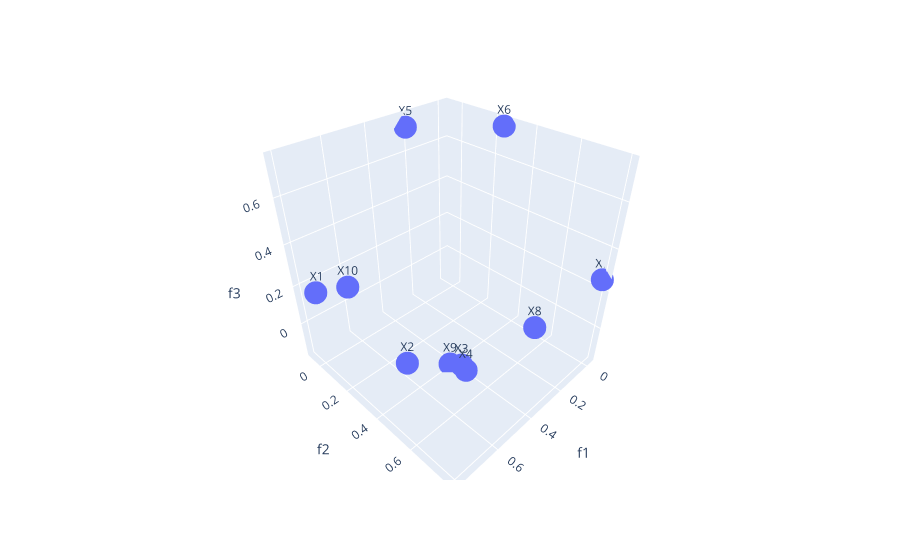

Here is the notebook cell this chart was saved with:
### Code cell
fig = px.scatter_3d(dados, x='f1', y='f2', z='f3', text='v', size_max=70)
fig.show()
fig.write_html('imagens/4.2_grafico_interativo.html')

### Figure 1 — Plotly figure (JSON) as saved in the notebook; plotly's stock layout.template omitted (floating-point values rounded to 4 significant figures)
{"data": [{"hovertemplate": "f1=%{x}<br>f2=%{y}<br>f3=%{z}<br>v=%{text}<extra></extra>", "legendgroup": "", "marker": {"color": "#636efa", "symbol": "circle"}, "mode": "markers+text", "name": "", "scene": "scene", "showlegend": false, "text": ["X1", "X2", "X3", "X4", "X5", "X6", "X7", "X8", "X9", "X10"], "type": "scatter3d", "x": [0.803, 0.651, 0.476, 0.484, 0.218, -0.017, -0.026, 0.282, 0.436, 0.72], "y": [0.035, 0.387, 0.517, 0.55, -0.069, 0.264, 0.8, 0.715, 0.411, 0.139], "z": [0.227, -0.016, -0.059, -0.059, 0.716, 0.745, 0.257, 0.146, -0.159, 0.266]}], "layout": {"legend": {"tracegroupgap": 0}, "margin": {"t": 60}, "scene": {"domain": {"x": [0, 1], "y": [0, 1]}, "xaxis": {"title": {"text": "f1"}}, "yaxis": {"title": {"text": "f2"}}, "zaxis": {"title": {"text": "f3"}}}}}
